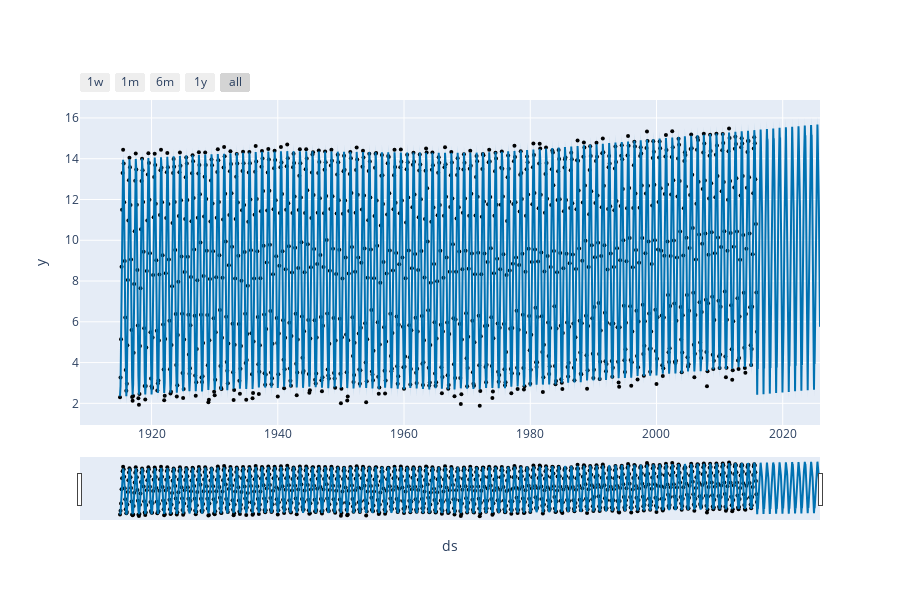

The code cell stored with this chart in its notebook:
### Code cell
plot_plotly(model, forecast)

### Figure 1 — Plotly figure (JSON) as saved in the notebook; plotly's stock layout.template omitted (floating-point values rounded to 4 significant figures; data arrays with more than 128 entries replaced by an {"elided": "..."} marker saying what was removed)
{"data": [{"marker": {"color": "black", "size": 4}, "mode": "markers", "name": "Actual", "type": "scatter", "x": {"elided": "1212 str values"}, "y": {"elided": "1212 float values"}}, {"hoverinfo": "skip", "line": {"width": 0}, "mode": "lines", "type": "scatter", "x": {"elided": "4862 str values"}, "y": {"elided": "4862 float values"}}, {"fill": "tonexty", "fillcolor": "rgba(0, 114, 178, 0.2)", "line": {"color": "#0072B2", "width": 2}, "mode": "lines", "name": "Predicted", "type": "scatter", "x": {"elided": "4862 str values"}, "y": {"elided": "4862 float values"}}, {"fill": "tonexty", "fillcolor": "rgba(0, 114, 178, 0.2)", "hoverinfo": "skip", "line": {"width": 0}, "mode": "lines", "type": "scatter", "x": {"elided": "4862 str values"}, "y": {"elided": "4862 float values"}}], "layout": {"height": 600, "showlegend": false, "width": 900, "xaxis": {"rangeselector": {"buttons": [{"count": 7, "label": "1w", "step": "day", "stepmode": "backward"}, {"count": 1, "label": "1m", "step": "month", "stepmode": "backward"}, {"count": 6, "label": "6m", "step": "month", "stepmode": "backward"}, {"count": 1, "label": "1y", "step": "year", "stepmode": "backward"}, {"step": "all"}]}, "rangeslider": {"visible": true}, "title": {"text": "ds"}, "type": "date"}, "yaxis": {"title": {"text": "y"}}}}
